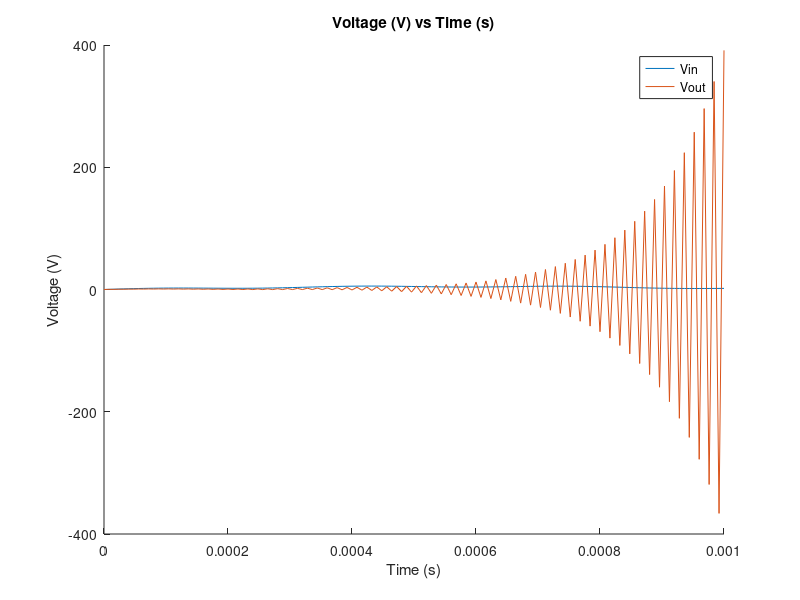

MATLAB code for this plot:
%% Part 3: Cascaded circuits

clear all;
close all;

%% 
t = 0.001;    % Total time simulation runs for. 
h = 8e-6;    % Sample rate in seconds per second
C = 0.68e-6; % C_1 = C_2 = C_3 = 0.68 microF. 
R = 330;     % R_1 = R_2 = R_4 = 330 Ohms
f1 = 440;    % 440 Hz
f2 = 3000;   % 3k Hz

timesteps = 0:h:t;

A = [ 1 -1 -1  0  0  0; % i_1 - i_2 - i_3 = 0     Equation 15
      0  0  0  1  0  0; % V_in = V_in,k           Equation 19
      0  0  0  1 -1  0; % V_in - V_1 = V_C1,k     Equation 20
      0  0  0  0  1 -1; % V_1 - V_out = V_c3,k    Equation 21
      0  R  0  0 -1  0; % R_2 * i_2 - V_1 = 0     Equation 17
      0  0  R  0  0 -1; % R_4 * i_3 - V_out = 0   Equation 18
    ];

% % same as the A above but with equations in order. 
% A = [ 1 -1 -1  0  0  0;
%       0 -R  0  0  1  0;
%       0  0 -R  0  0  1;
%       0  0  0  1  0  0;
%       0  0  0  1 -1  0;
%       0  0  0  0  1 -1;
%      ];

Vc1  = zeros(1, length(timesteps));
Vc3  = zeros(1, length(timesteps));
Vout = zeros(1, length(timesteps));
Vin  = 5 * sin(2 * pi * f1 * timesteps) + sin(2 * pi * f2 * timesteps); % Equation 26.

i1 = zeros(1, length(timesteps));
i3 = zeros(1, length(timesteps));

for k = 1:length(timesteps)
    
    x = linsolve(A, [0, Vin(k), Vc1(k), Vc3(k), 0, 0]');
%     x = linsolve(A, [0 0 0 Vin(k) Vc1(k) Vout(k)]');
    i1(k)   = x(1);
%   i2      = x(2); i2 is never needed.
    i3(k)   = x(3);
    Vin(k)  = x(4);
    Vc1(k)  = x(5);
    Vout(k) = x(6);
    
    Vc1(k+1) = Vc1(k) + (h / C) * i1(k); % Equation 24
    Vc3(k+1) = Vc3(k) + (h / C) * i3(k); % Equation 25
end

figure;
hold on;
plot(timesteps, Vin);
plot(timesteps, Vout);
hold off;
legend("Vin", "Vout", "location", "best");

xlabel("Time (s)");
ylabel("Voltage (V)");
title("Voltage (V) vs Time (s)");

%% Transfer Functions
